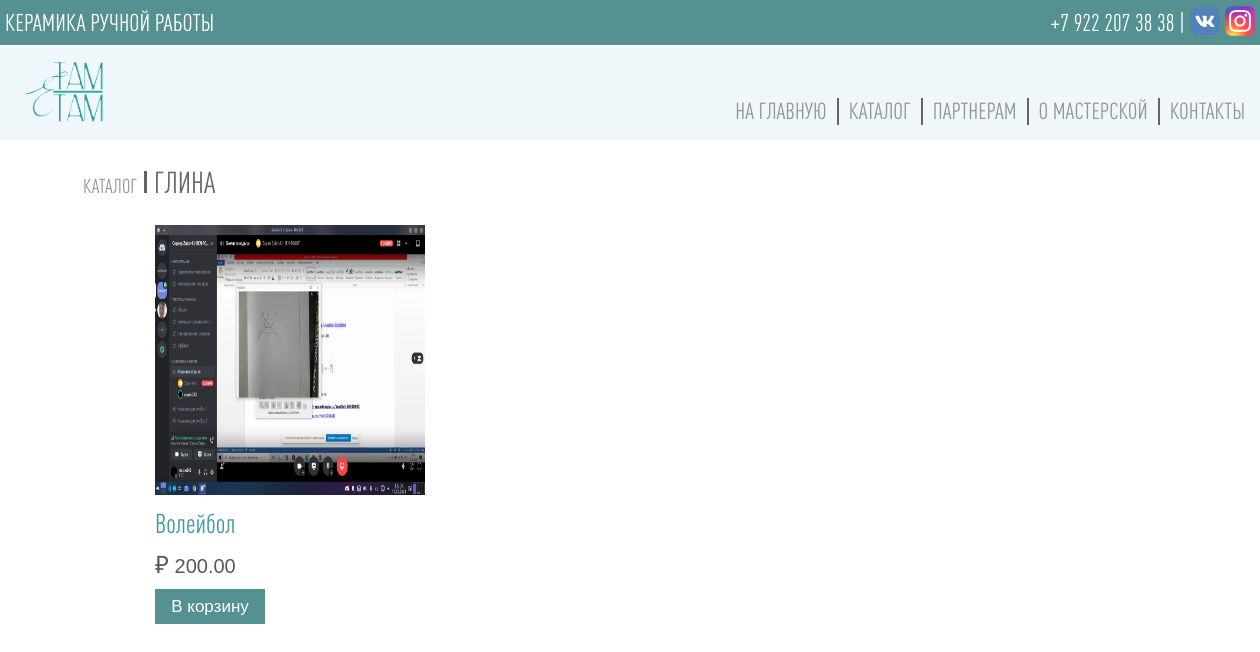
/catalog/category/glina/, run on the app's committed database.
### catalog/models.py (models this page shows, shortened)
class Category(models.Model):
    name = models.CharField(max_length=100, verbose_name='Имя категории')
    slug = models.SlugField(unique=True, verbose_name='Текст для ссылки (введите название товара на английском)')
    image = models.ImageField(upload_to='catalog/images' ,verbose_name='Изображение категории', null=True)
    add_in_home = models.BooleanField(verbose_name='Добавить эту категорию на главную страницу?', null=True)
    add_in_partners = models.BooleanField(verbose_name='Добавить эту категорию на cтраницу для пратнеров?', null=True)

class Product(models.Model):
    category = models.ForeignKey(Category, verbose_name='Категория', on_delete=models.CASCADE)
    image = models.ImageField(upload_to='catalog/images', verbose_name='Изображение товара(Главное)', null=True)
    image_2 =  models.ImageField(upload_to='catalog/images', verbose_name='Изображение товара(Дополнительное)', null=True, blank=True)
    image_3 =  models.ImageField(upload_to='catalog/images', verbose_name='Изображение товара(Дополнительное)', null=True, blank=True)
    image_4 =  models.ImageField(upload_to='catalog/images', verbose_name='Изображение товара(Дополнительное)', null=True, blank=True)
    image_5 =  models.ImageField(upload_to='catalog/images', verbose_name='Изображение товара(Дополнительное)', null=True, blank=True)
    title = models.CharField(max_length=250, verbose_name='Имя товара')
    size = models.CharField(max_length=250, verbose_name='Размеры товара', null=True)
    package = models.CharField(max_length=250, verbose_name='Упаковка товара', null=True)
    size_of_package = models.CharField(max_length=250, verbose_name='Размер упаковки товара', null=True)
    compound = models.CharField(max_length=250, verbose_name='Состав', null=True, blank=True)
    descriprion = models.TextField(verbose_name='Описание товара', null=True)
    price = models.DecimalField(max_digits=9, decimal_places=2, verbose_name='Цена')
    slug = models.SlugField(unique=True, verbose_name='Текст для ссылки (введите название товара на английском)')

### catalog/views.py (the view)
# urls.py: path('category/<str:slug>/', views.category_detail, name='category_detail'),
def category_detail(requset, slug):
    category = get_object_or_404(Category, slug=slug)
    products = Product.objects.order_by()
    context = {'products' : products, 'category' : category, 'cart_product_form': cart_product_form}
    return render(requset, 'catalog/category_detail.html', context)

### main/forms.py
class CartForm(forms.Form):
    name = forms.CharField(label='', widget=forms.TextInput(attrs={'class' : ''}))
    surname = forms.CharField(label='', widget=forms.TextInput(attrs={'class' : ''}))
    email = forms.CharField(label='', widget=forms.TextInput(attrs={'class' : '', 'type' : 'email', 'autocomplete' : 'off'}))
    number = forms.CharField(label='', widget=forms.TextInput(attrs={'class' : '', 'type' : 'tel'}))
    commit = forms.CharField(required=False ,label='Комментарий к заказу', widget=forms.Textarea(attrs={'class' : ''}))

### cart/forms.py
class CartAddProductForm(forms.Form):
    quantity = forms.TypedChoiceField(
                                choices=PRODUCT_QUANTITY_CHOICES,
                                coerce=int)
    update = forms.BooleanField(required=False,
                                initial=False,
                                widget=forms.HiddenInput)

### cart/cart.py (called while the page is built)
    def __iter__(self):
        product_ids = self.cart.keys()
        products = Product.objects.filter(id__in=product_ids)
        cart = self.cart.copy()
        for product in products:
            cart[str(product.id)]['product'] = product
        for item in cart.values():
            item['price'] = Decimal(item['price'])
            item['total_price'] = item['price'] * item['quantity']
            yield item

### main/context_processors.py (called while the page is built)
def product_cart_context(request):
    cartForm = CartForm()
    cart = Cart(request)
    len_product = 0
    for item in cart:
        item['update_quantity_form'] = CartAddProductForm(initial={'quantity': item['quantity'],
                                                                   'update': True})
        len_product += 1
    return ({'cart' : cart, 'len_product' : len_product, 'cartForm' : cartForm})

### catalog/templates/catalog/category_detail.html (shortened to what this page needs)
{% extends 'main/base.html' %}
{% block content %}
    <div class="container-fluid">
            <div class="category-top">
                <li class="">
                    <a class="category-top-link" href="{% url 'catalog:catalog' %}">КАТАЛОГ</a>
                </li>
                <p class="category-top-sep"></p>
                <h3>{{ category.name }}</h3>
            </div>
            <div class="products">
                    {% for product in products %}
                        {% if category.name == product.category.name %}
                            <div class="product-item">
                                <a href="{% url 'catalog:product_detail' product.slug %}"><img src="{{ product.image.url }}" alt="" class="product-img" height="270" width="270"></a>
                                <h3 class="category-name">{{ product.title }}</h3>
                                <p class='product-price'>
                                    <span>&#8381</span> {{ product.price }}
                                </p>
                                <form action="{% url 'cart:cart_add' product.id %}" method="post">
                                    <input type="submit" value="В корзину" class="add-to-cart">
                                </form>
                            </div>
                        {% endif %}
                    {% endfor %}
            </div>
    </div>
{% endblock %}

### static/css/style.css (style rules this page uses)
* { padding: 0; margin: 0; text-decoration: none; list-style-type: none; font-family: "DINPro-CondensedMedium"; }
.container-fluid { width: 950px; margin: 0 auto; }
.category-name { width: 270px; font-weight: 500; font-size: 27px; margin-top: 10px; color: #409a9b; }
.category-top { display: flex; align-items: baseline; justify-content: flex-start; margin-top: 25px; margin-bottom: 25px; margin-left: -72px; }
.category-top-link { color: #939598; font-size: 20px; }
.category-top-sep { border-right: 0.4ex solid #636363; height: 22px; margin-left: 7px; margin-right: 7px; }
.category-top h3 { color: #696A6D; font-size: 30px; font-weight: normal; text-transform: uppercase; }
.products { display: grid; grid-template-columns: repeat(auto-fit, 270px); grid-auto-rows: minmax(310px, auto); justify-content: space-between; }
.product-item { margin-bottom: 50px; }
.product-price { font-family: "Akrobat", sans-serif; font-stretch: ultra-condensed; padding-top: 7px; padding-bottom: 9px; width: 270px; font-weight: 500; font-size: 20px; color: #57585A; }
.product-price span { font-family: 'Gill Sans', 'Gill Sans MT', Calibri, 'Trebuchet MS', sans-serif; font-size: 24px; }
.add-to-cart { font-family: "Akrobat", sans-serif; font-stretch: ultra-condensed; background-color: #569192; border: 0 none; width: 110px; height: 35px; border-style: solid; color: #FFFFFF; font-size: 17px; transition: 0.3s; cursor: pointer; }

### data on the page
Category: name "ГЛИНА"
Product: image (picture), title "Волейбол", price "200.00"
